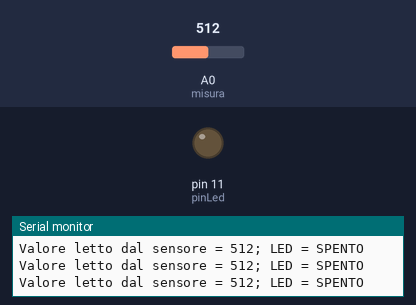
A sketch run on a simulated Arduino Uno, built with avr-gcc and run on an emulated ATmega328P. Parts: output pins drawn as LEDs (lit = HIGH), the last lines printed to the serial monitor. The inputs (shaded band) are chosen by the test bench; at power-on: A0 (misura) = 512.

Above: at 1.2 s.
1.3 s: A0 (misura) set to 266
4.3 s: A0 (misura) set to 242
At 4.8 s:
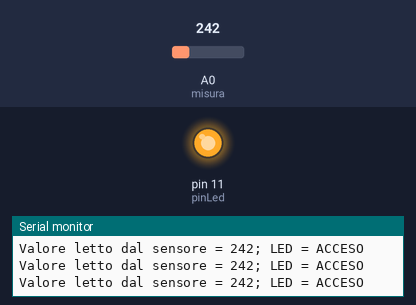
5.8 s: A0 (misura) set to 260
At 6.5 s:
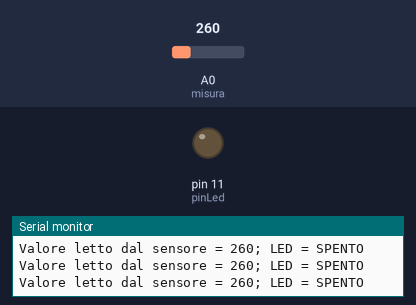
7.3 s: A0 (misura) set to 240
At 8.2 s:
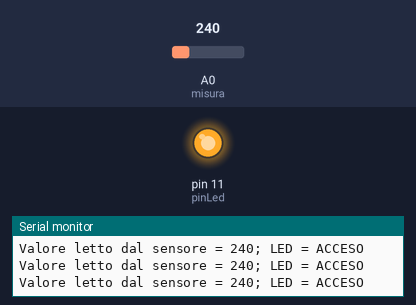
Timing chart, 0 to 10.3 s (numbered marks = the images above; inputs shaded):
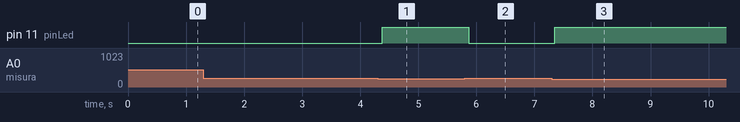

Measured:
- the behaviour switches between 250 and 249 on A0 (misura) (found by bisection; images 0 and 1)
- after the input at 4.3 s, pin 11 (pinLed): LOW → HIGH after 0.08 s
- after the input at 5.8 s, pin 11 (pinLed): HIGH → LOW after 0.06 s
- after the input at 7.3 s, pin 11 (pinLed): LOW → HIGH after 0.05 s

The sketch:

sketch22.ino
```cpp
/* Prof. Michele Maffucci
   16.03.2014

   Crepuscolare con LDR

   Questo codice è di dominio pubblico
*/

// variabile in cui verrà memorizzato il valore presente sul pin A0
const int misura = A0;

// pin a cui è connesso il LED
const int pinLed = 11;

// variabile in cui memorizzare il valore letto dal sensore
int inputVal = 0;

void setup() {
  // Serial.begin(rate) inizializzazione della seriale
  // Per maggiori informazioni si consulti il link: http://wp.me/p4kwmk-211
  Serial.begin(9600);

  // definizione di ledPin come output
  pinMode(pinLed, OUTPUT);
}

void loop() {
  // analogRead leggerà il valore su A0 restituendo un valore tra 0 e 1023
  // per approfondimenti si consulti il link: http://wp.me/p4kwmk-1Qd
  inputVal = analogRead(misura);

  // la Serial.println(data) stampa i dati sulla porta seriale
  // (invia i dati alla seriale e li visualizza) seguito da un
  // ritorno a capo automatico ed un avanzamento linea.
  Serial.print("Valore letto dal sensore = ");  // stampa ciò che è incluso tra ""
  Serial.print(inputVal);                       // stampa inputVal
  Serial.print("; LED = " );                    // stampa inputVal

  if(inputVal < 250){
    Serial.println("ACCESO");                  // stampa ciò che è incluso tra ACCESO
    digitalWrite(pinLed, HIGH);                // accende il LED

  }
  else{
    Serial.println("SPENTO");                  // stampa ciò che è incluso tra SPENTO
    digitalWrite(pinLed, LOW);                 // spegne il LED
  }
  delay(2);                                    // attesa di 2 millisecondi
}
```
